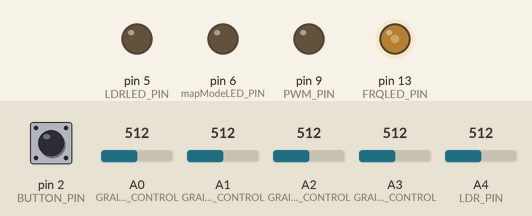
Bench run of a sketch on a simulated Arduino Uno, built with avr-gcc and run on an emulated ATmega328P. Parts: output pins drawn as LEDs (lit = HIGH). Dashed ring = blinking. Inputs (shaded band) come from the test bench; at power-on: A4 (LDR_PIN) = 512, A1 (GRAIN2_FREQ_CONTROL) = 512, A0 (GRAIN2_DECAY_CONTROL) = 512, pin 2 (BUTTON_PIN) HIGH, A2 (GRAIN_DECAY_CONTROL) = 512, A3 (GRAIN_FREQ_CONTROL) = 512. What the sketch prints to the serial monitor is not drawn.

Above: at 1.2 s.
1.3 s: A4 (LDR_PIN) set to 245
At 1.6 s:
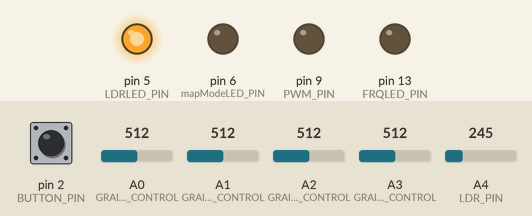
4.3 s: A1 (GRAIN2_FREQ_CONTROL) set to 245
7.3 s: A0 (GRAIN2_DECAY_CONTROL) set to 30
At 8.88 s:
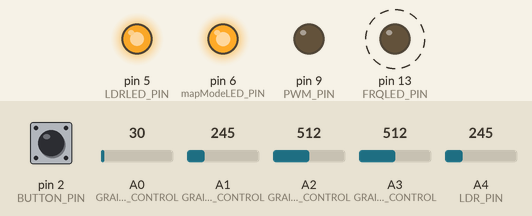
10.3 s: pin 2 (BUTTON_PIN) pulled LOW for 0.15 s
13.4 s: pin 2 (BUTTON_PIN) pulled LOW for 1 s
At 15.47 s:
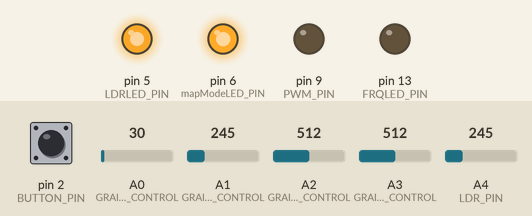
Timing chart, 0 to 17.8 s (numbered marks = the images above; inputs shaded):
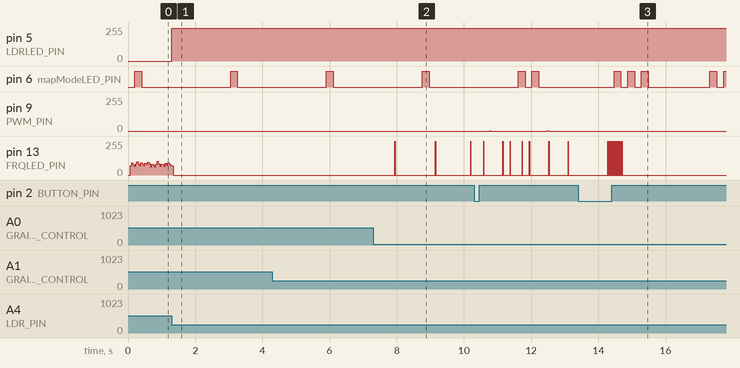

Measured:
- after the input at 1.3 s, pin 5 (LDRLED_PIN): 0/255 → 245/255 at once
- after the input at 7.3 s, pin 13 (FRQLED_PIN): alternates 255/255 for 0.01 s and 0/255 for 1.1 s, starting after 0.64 s
- after the input at 13.4 s, pin 9 (PWM_PIN): stays 0/255 (without the input it goes to 1/255 after 0.81 s)
- by itself, pin 9 (PWM_PIN): alternates 1/255 for 0.04 s and 0/255 for 1.7 s

The sketch:

rampantgrain.ino
```cpp
// Auduino, the Lo-Fi granular synthesiser

// Loosely based on:
// by Peter Knight, Tinker.it http://tinker.it
// and https://www.instructables.com/id/The-Arduino-Synthesizer/
//
// Analog in 0: Grain 1 pitch
// Analog in 1: Grain 2 decay
// Analog in 2: Grain 1 decay
// Analog in 3: Grain 2 pitch
// Analog in 4: Grain repetition frequency
//
// Digital 9: Audio out
//


// AUDUINO code STARTS
#include <avr/io.h>
#include <avr/interrupt.h>

uint16_t syncPhaseAcc;
uint16_t syncPhaseInc;
uint16_t grainPhaseAcc;
uint16_t grainPhaseInc;
uint16_t grainAmp;
uint8_t grainDecay;
uint16_t grain2PhaseAcc;
uint16_t grain2PhaseInc;
uint16_t grain2Amp;
uint8_t grain2Decay;

// Map Analogue channels
#define SYNC_CONTROL         (4)
#define GRAIN_FREQ_CONTROL   (3)
#define GRAIN_DECAY_CONTROL  (2)
#define GRAIN2_FREQ_CONTROL  (1)
#define GRAIN2_DECAY_CONTROL (0)


#define PWM_PIN       9 //3
#define PWM_VALUE     OCR1A
#define LED_PIN       13
#define LED_PORT      PORTB
#define LED_BIT       5
#define PWM_INTERRUPT TIMER1_OVF_vect


// BUTTON, SWITCH, LDR & LEDs - START
// Button
#define BUTTON_PIN (2)  // the number of the pushbutton pin
int buttonValue;        // variable for reading the button status
int buttonState;        // variable to hold the button state
int mapMode = 0;        // What scale/mapping mode is in use?

// LDR
//#define LDRSWITCH (4)
// switch replaced by external interrupt
volatile int LDRswitchState = LOW;
#define LDR_PIN  (4)
#define LDRLED_PIN  (5)
//Callibration variables
int LDRValue = 0;   // the sensor value
int LDRMin = 0;  // minimum sensor value
int LDRMax = 1023;     // maximum sensor value

// PWM_VALUE LED
#define FRQLED_PIN (13) // not as consistent as pin 13

// mapmode LED
#define mapModeLED_PIN (6)    // the number of the LED pin
int mapModeLEDState = LOW;     // ledState used to set the LED
long previousMillis = 0;       // will store last time LED was updated
int BlinkRate = 5;            // no of blinks per second i.e. fps - empirically tested as just slow enough to count
int BlinkCount = 0;           // variable to store no of blinks
int BlinkLoopLength = 14;    // err... blink loop length

// BUTTON, SWITCH, LDR & LEDs - ENDS


// MAPPINGS - START
// Smooth logarithmic mapping
//
uint16_t antilogTable[] = {
  64830,64132,63441,62757,62081,61413,60751,60097,59449,58809,58176,57549,56929,56316,55709,55109,
  54515,53928,53347,52773,52204,51642,51085,50535,49991,49452,48920,48393,47871,47356,46846,46341,
  45842,45348,44859,44376,43898,43425,42958,42495,42037,41584,41136,40693,40255,39821,39392,38968,
  38548,38133,37722,37316,36914,36516,36123,35734,35349,34968,34591,34219,33850,33486,33125,32768
};
uint16_t mapPhaseInc(uint16_t input) {
  return (antilogTable[input & 0x3f]) >> (input >> 6);
}

// Stepped chromatic mapping
//
uint16_t midiTable[] = {
  0,17,18,19,20,22,23,24,26,27,29,31,32,34,36,38,41,43,46,48,51,54,58,61,65,69,73,
  77,82,86,92,97,103,109,115,122,129,137,145,154,163,173,183,194,206,218,231,
  244,259,274,291,308,326,346,366,388,411,435,461,489,518,549,581,616,652,691,
  732,776,822,871,923,978,1036,1097,1163,1232,1305,1383,1465,1552,1644,1742
};
uint16_t mapMidi(uint16_t input) {
  return (midiTable[map(input,0,1023,1,80)]);
}

//// Stepped Pentatonic mapping
//
uint16_t pentatonicTable[54] = {
  0,19,22,26,29,32,38,43,51,58,65,77,86,103,115,129,154,173,206,231,259,308,346,
  411,461,518,616,691,822,923,1036,1232,1383,1644,1845,2071,2463,2765,3288
};

uint16_t mapPentatonic(uint16_t input) {
  uint8_t value = (map(input,0,1023,1,37));
  return (pentatonicTable[value]);
}

// Lewis added - I've got an Excel spreadsheet with these workings out on my blog...
// Stepped major Diatonic mapping
//
uint16_t majordiatonicTable[] = {
  0,17,19,22,23,26,29,32,34,38,43,46,51,58,65,69,77,86,92,103,115,129,137,154,173,183,206,231,259,274,308,346,366,
  411,461,518,549,616,691,732,822,923,1036,1097,1232,1383,1465,1644,1845,2071,2195
};

uint16_t mapmajorDiatonic(uint16_t input) {
  uint8_t value = (map(input,0,1023,1,49));
  return (majordiatonicTable[value]);
}

// Stepped minor Diatonic mapping
//
uint16_t minordiatonicTable[] = {
  0,17,19,20,23,26,27,31,34,38,41,46,51,54,61,69,77,82,92,103,109,122,137,154,163,183,206,218,244,274,308,326,366,
  411,435,489,549,616,652,732,822,871,978,1097,1232,1305,1465,1644,1742,1955,2195
};

uint16_t mapminorDiatonic(uint16_t input) {
  uint8_t value = (map(input,0,1023,1,49));
  return (minordiatonicTable[value]);
}

// Stepped major Pentatonic mapping
//
uint16_t majorpentatonicTable[] = {
  0,17,19,22,26,29,34,38,43,51,58,69,77,86,103,115,137,154,173,206,231,274,308,346,
  411,461,549,616,691,822,923,1097,1232,1383,1644,1845,2195
};

uint16_t mapmajorPentatonic(uint16_t input) {
  uint8_t value = (map(input,0,1023,1,36));
  return (majorpentatonicTable[value]);
}

// Stepped minor Pentatonic mapping
//
uint16_t minorpentatonicTable[] = {
  0,17,20,23,26,31,34,41,46,51,61,69,82,92,103,122,137,163,183,206,244,274,326,366,
  411,489,549,652,732,822,978,1097,1305,1465,1644,1955,2195
};

uint16_t mapminorPentatonic(uint16_t input) {
  uint8_t value = (map(input,0,1023,1,36));
  return (pentatonicTable[value]);
}
// MAPPINGS - END


void audioOn() {
  // Set up PWM to 31.25kHz, phase accurate
  TCCR1A = _BV(COM1A1) | _BV(WGM20);
  TCCR1B = _BV(CS20);
  TIMSK1 = _BV(TOIE1);
}
/*
 mozzi_TCCR1A = TCCR1A;
 mozzi_TCCR1B = TCCR1B;
 mozzi_OCR1A = OCR1A;
 mozzi_TIMSK1 = TIMSK1;
*/

void setup() {

  pinMode(PWM_PIN,OUTPUT);
  audioOn();
  pinMode(LDRLED_PIN,OUTPUT);
  pinMode(FRQLED_PIN,OUTPUT);
  pinMode(mapModeLED_PIN,OUTPUT);
  pinMode(BUTTON_PIN,INPUT);
  attachInterrupt(0, LDRswitched, CHANGE);

  // Calibration
  Serial.begin(9600);


}


void LDRswitched()
{
  LDRswitchState = !LDRswitchState;
}


void loop() {

  LDRValue = analogRead(LDR_PIN);


  // button presses cycle through scales/mapping modes
  buttonValue = digitalRead(BUTTON_PIN);      // read input value and store it in val
  if (buttonValue != buttonState) {         // the button state has changed!
    if (buttonValue == 0) {                // check if the button is pressed
      if (mapMode == 0) {          // if set to smooth logarithmic mapping
        mapMode = 1;               // switch to stepped chromatic mapping
      }
      else {
        if (mapMode == 1) {        // if stepped chromatic mapping
          mapMode = 2;             // switch to stepped major Diatonic mapping
        }
        else {
          if (mapMode == 2) {      // if stepped major Diatonic mapping
            mapMode = 3;           // switch to stepped minor Diatonic mapping
          }
          else {
            if (mapMode == 3) {      // if stepped minor Diatonic mapping
              mapMode = 4;           // switch to stepped major Pentatonic mapping
            }
            else {
              if (mapMode == 4) {      // if stepped major Pentatonic mapping
                mapMode = 5;           // switch to stepped minor Pentatonic mapping
              }
              else {
                if (mapMode == 5) {      // if stepped major Pentatonic mapping
                  mapMode = 0;           // switch back to smooth logarithmic mapping
                }
              }
            }
          }
        }
      }
    }
    buttonState = buttonValue;                 // save the new state in our variable
  }

  // mapMode LED indicator - blinks number of scale/mapping mode on a fixed 'frame' cycle
  if (millis() - previousMillis > 1000/BlinkRate)
  {
    BlinkCount =  BlinkCount + 1;
    // save the last time you blinked the LED
    previousMillis = millis();
    digitalWrite(mapModeLED_PIN, LOW);
    if (BlinkCount <= (mapMode+1)*2)
    {
      //if the LED is off turn it on and vice-versa:
      if (mapModeLEDState == LOW)
      {
        mapModeLEDState = HIGH;
      }
      else{
        mapModeLEDState = LOW;
      }
      // set the LED with the ledState of the variable:
      digitalWrite(mapModeLED_PIN, mapModeLEDState);
    }
    // resets Blink loop after 14 blinks
    else if (BlinkCount >= BlinkLoopLength)
    {
      BlinkCount = 0;
    }
    //debug
    //Serial.println(BlinkCount);
  }

  //Map modes to select with button.  LED blinks as per mode currently in use
  //selects which array to pull data from to get SyncPhaseInc
  //1. Smooth logarithmic mapping
  if (mapMode == 0) {
      syncPhaseInc = mapPhaseInc(1023 - LDRValue);
      Serial.println(syncPhaseInc);
      //digitalWrite(LDRLED_PIN, LDRValue);
      analogWrite(LDRLED_PIN, LDRValue);
  }
  //2. Stepped chromatic mapping to MIDI notes: C,C#,D,Eb,F,F#,G,Ab,A,Bb,B
  if (mapMode == 1) {
      syncPhaseInc = mapMidi(LDRValue);
      Serial.println(syncPhaseInc);
      analogWrite(LDRLED_PIN, LDRValue);
  }
  //3. Stepped major Diatonic mapping: C,D,E,F,G,A,B
  if (mapMode == 2) {
      syncPhaseInc = mapmajorDiatonic(LDRValue);
      Serial.println(syncPhaseInc);
      analogWrite(LDRLED_PIN, LDRValue);
  }
  //4. Stepped minor Diatonic mapping: C,D,Eb,F,G,Ab,Bb
  if (mapMode == 3) {
      syncPhaseInc = mapminorDiatonic(LDRValue);
      Serial.println(syncPhaseInc);
      analogWrite(LDRLED_PIN, LDRValue);
  }
  //5. Stepped major Pentatonic mapping
  if (mapMode == 4) {
      syncPhaseInc = mapmajorPentatonic(LDRValue);
      Serial.println(syncPhaseInc);
      analogWrite(LDRLED_PIN, LDRValue);
  }
  //6. Stepped major Diatonic mapping
  if (mapMode == 5) {
      syncPhaseInc = mapminorPentatonic(LDRValue);
      Serial.println(syncPhaseInc);
      analogWrite(LDRLED_PIN, LDRValue);
  }

  //input from pots
  grainPhaseInc  = mapPhaseInc(analogRead(GRAIN_FREQ_CONTROL)) / 2;
  grainDecay     = analogRead(GRAIN_DECAY_CONTROL) / 8;
  grain2PhaseInc = mapPhaseInc(analogRead(GRAIN2_FREQ_CONTROL)) / 2;
  grain2Decay    = analogRead(GRAIN2_DECAY_CONTROL) / 4;

  digitalWrite(FRQLED_PIN, PWM_VALUE);

}


SIGNAL(PWM_INTERRUPT)
{
  uint8_t value;
  uint16_t output;

  syncPhaseAcc += syncPhaseInc;
  if (syncPhaseAcc < syncPhaseInc) {
    // Time to start the next grain
    grainPhaseAcc = 0;
    grainAmp = 0x7fff;
    grain2PhaseAcc = 0;
    grain2Amp = 0x7fff;
    LED_PORT ^= 1 << LED_BIT; // Faster than using digitalWrite
  }

  // Increment the phase of the grain oscillators
  grainPhaseAcc += grainPhaseInc;
  grain2PhaseAcc += grain2PhaseInc;

  // Convert phase into a triangle wave
  value = (grainPhaseAcc >> 7) & 0xff;
  if (grainPhaseAcc & 0x8000) value = ~value;
  // Multiply by current grain amplitude to get sample
  output = value * (grainAmp >> 8);

  // Repeat for second grain
  value = (grain2PhaseAcc >> 7) & 0xff;
  if (grain2PhaseAcc & 0x8000) value = ~value;
  output += value * (grain2Amp >> 8);

  // Make the grain amplitudes decay by a factor every sample (exponential decay)
  grainAmp -= (grainAmp >> 8) * grainDecay;
  grain2Amp -= (grain2Amp >> 8) * grain2Decay;

  // Scale output to the available range, clipping if necessary
  output >>= 9;
  if (output > 255) output = 255;

  // Output to PWM (this is faster than using analogWrite)
  PWM_VALUE = output;
}
```
